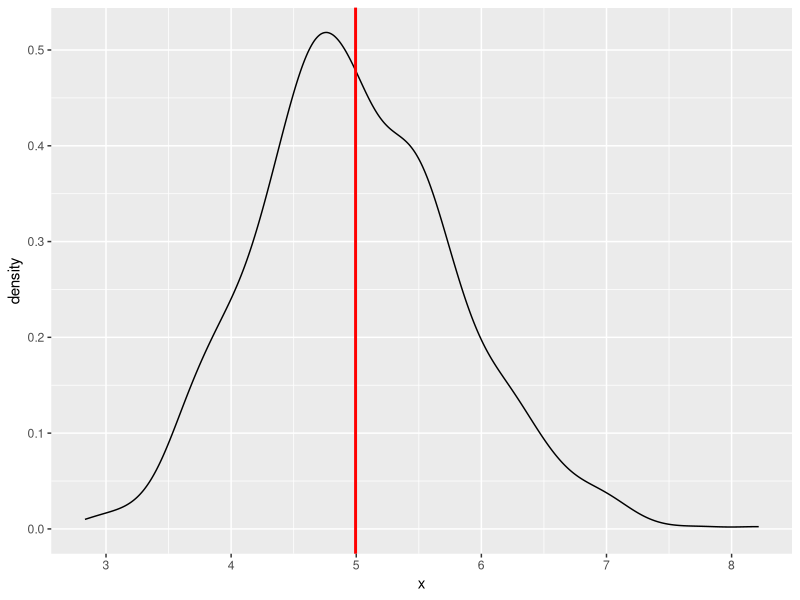
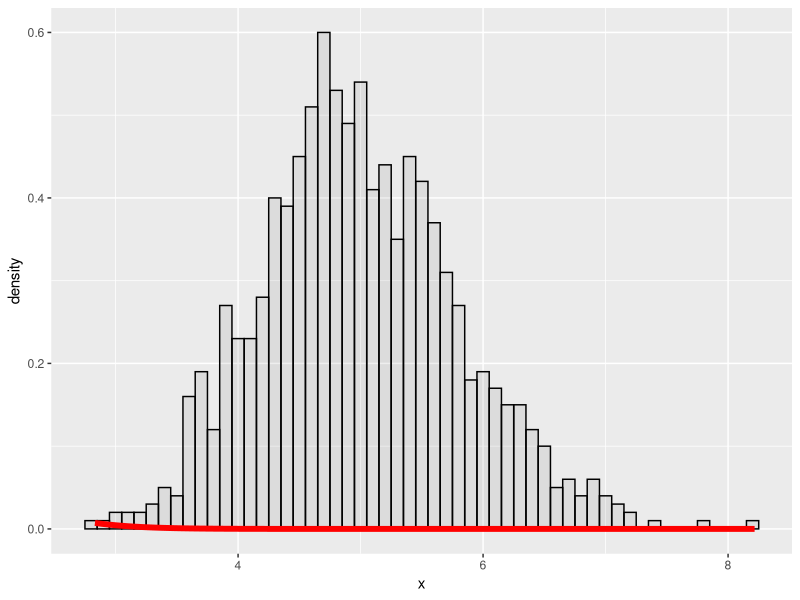
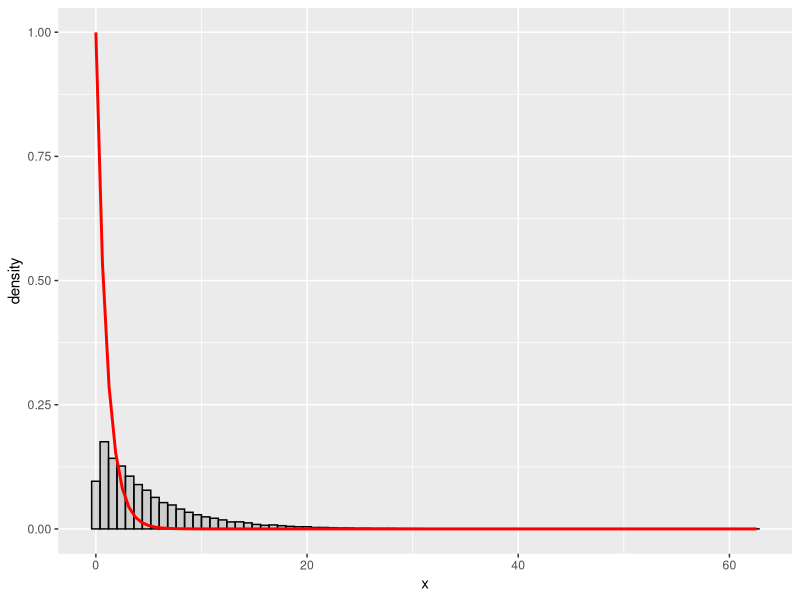
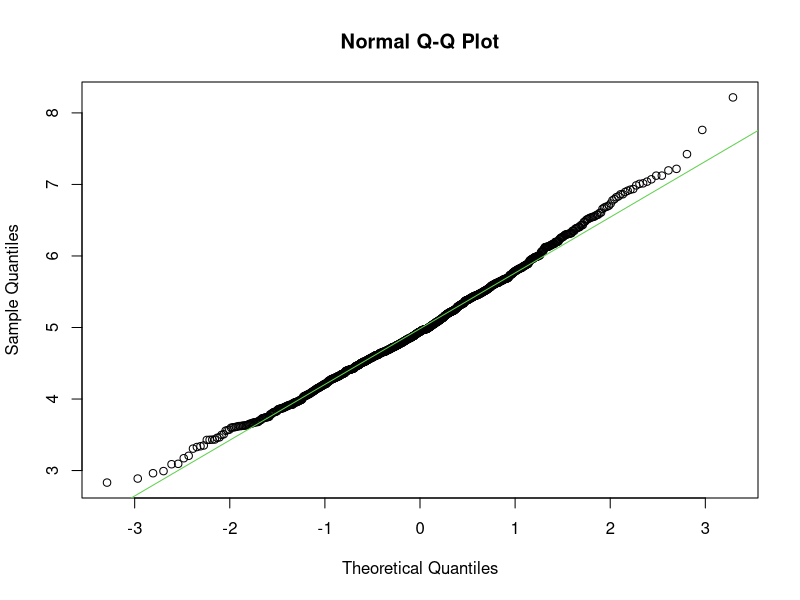
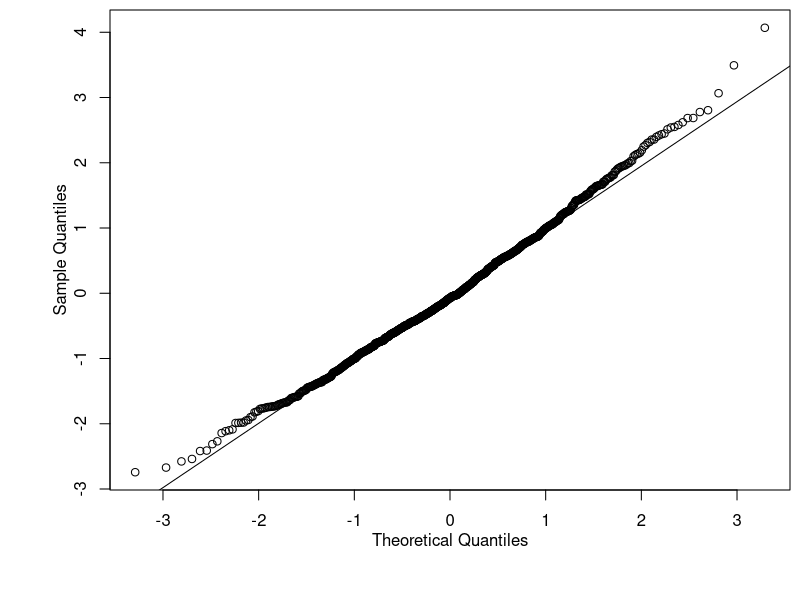

Recreate these plots in R, in order.
library(ggplot2)

#simulation
set.seed(2534)
nosim <- 1000
lambda <- 0.2
data <- data.frame( x = rexp(nosim * 40, lambda))

averages <- data.frame(x = apply(matrix(data$x,nosim),1,mean))

# sample mean of 40 exponential distribution with 1,000 simulations
(sample.mean <- mean(averages$x))

# mean from theoretical mean of the distribution
(theoretical.mean <- 1/lambda)

# sample variance
(sample.variance <- var(averages$x))
# theoretical variance
(theoretical.var <- 1 / (40 * lambda^2))



# density plot
g <- ggplot(averages, aes(x = x))
g <- g + geom_density()
g <- g + geom_vline( xintercept = sample.mean, size = 1, color = 'red') 
g

# comparison to normal distribution

mu <- 1 / lambda
sigma <- 1 / lambda
g <- ggplot(averages, aes(x = x))
g <- g + geom_histogram(alpha = .10, binwidth=0.1, colour = "black", aes(y = ..density..))
g <- g + stat_function(geom = "line", 
                       fun = dnorm, 
                       arg = list(mean = mu, sd = sigma/sqrt(40)),
                       size = 2, 
                       colour = "red", 
                       fill = NA)
g



# expotential distribution
g <- ggplot(data, aes(x = x))
g <- g + geom_histogram(alpha = .20, binwidth=0.8, colour = "black", aes(y = ..density..))
g <- g + stat_function(fun = dexp, 
                       arg = list(rate = lambda), 
                       size = 1, 
                       colour = "red")
g


qqnorm(averages$x, main ="Normal Q-Q Plot")
qqline(averages$x, col = "3")

par(mar = c(5,5,0,0) + 0.5, mgp = c(2,1,0))
y <- (averages$x - mu) / (sigma / sqrt(40))  # normalize the data
qqnorm(y, main = NULL)
qqline(y)
